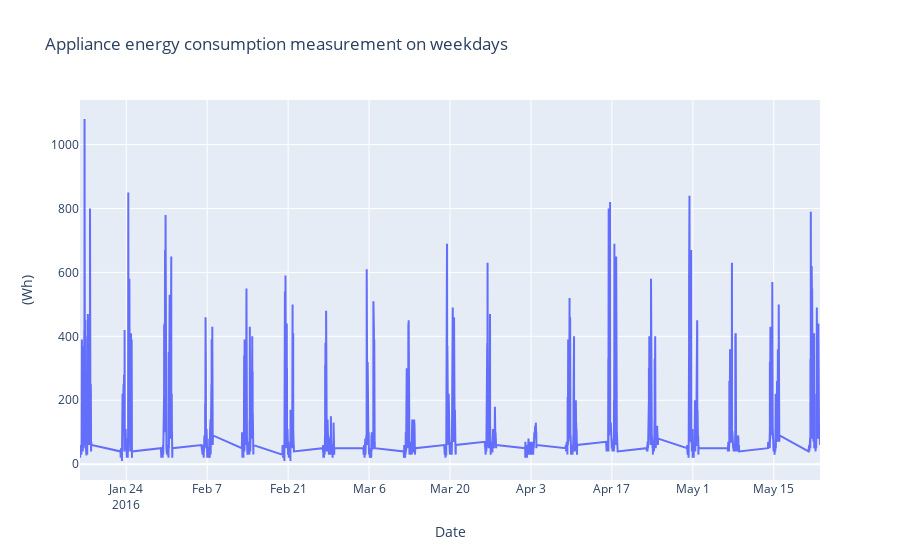

Notebook cell for this chart:
### Code cell
# Find rows with weekday 
temp_weekday =  df[df['WEEKDAY'] == 1]
# To understand the timeseries variation of the applaince energy consumption
visData = go.Scatter( x= temp_weekday.date  ,  mode = "lines", y = temp_weekday.Appliances )
layout = go.Layout(title = 'Appliance energy consumption measurement on weekdays' , xaxis=dict(title='Date'), yaxis=dict(title='(Wh)'))
fig = go.Figure(data=[visData],layout=layout)

iplot(fig)

### Figure 1 — Plotly figure (JSON) as saved in the notebook; plotly's stock layout.template omitted (floating-point values rounded to 4 significant figures; data arrays with more than 128 entries replaced by an {"elided": "..."} marker saying what was removed)
{"data": [{"mode": "lines", "type": "scatter", "x": {"elided": "5472 str values"}, "y": {"elided": "5472 int values"}}], "layout": {"title": {"text": "Appliance energy consumption measurement on weekdays"}, "xaxis": {"title": {"text": "Date"}}, "yaxis": {"title": {"text": "(Wh)"}}}}
